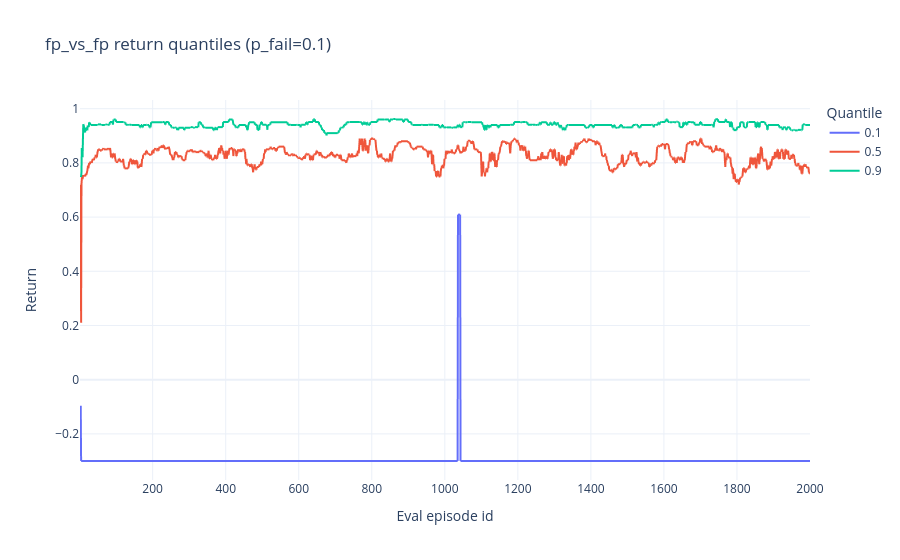

The notebook cell saved with this chart:
### Markdown cell above
## 6. Return quantiles over evaluation

### Code cell
if ep_df.empty:
    print('No episode data for quantiles.')
else:
    quant_df = rolling_return_quantiles(ep_df, window=ROLL_WINDOW, quantiles=(0.1,0.5,0.9))
    for run in quant_df['run'].unique():
        for pf in sorted(quant_df.loc[quant_df['run']==run, 'p_fail'].dropna().unique()):
            sub = quant_df.loc[(quant_df['run']==run) & (quant_df['p_fail']==pf)]
            if sub.empty:
                continue
            fig = px.line(
                sub,
                x='eval_episode_id',
                y='value',
                color='quantile',
                title=f"{run} return quantiles (p_fail={pf})",
                labels={'eval_episode_id': 'Eval episode id', 'value': 'Return', 'quantile': 'Quantile'},
            )
            fig.update_layout(template='plotly_white')
            fig.show()
    print('Return quantile plots generated per run/p_fail.')

### Figure 1 — Plotly figure (JSON) as saved in the notebook; plotly's stock layout.template omitted (floating-point values rounded to 4 significant figures; data arrays with more than 128 entries replaced by an {"elided": "..."} marker saying what was removed)
{"data": [{"hovertemplate": "Quantile=0.1<br>Eval episode id=%{x}<br>Return=%{y}<extra></extra>", "legendgroup": "0.1", "line": {"color": "#636efa", "dash": "solid"}, "marker": {"symbol": "circle"}, "mode": "lines", "name": "0.1", "showlegend": true, "type": "scattergl", "x": {"elided": "2000 int values"}, "xaxis": "x", "y": {"elided": "2000 float values"}, "yaxis": "y"}, {"hovertemplate": "Quantile=0.5<br>Eval episode id=%{x}<br>Return=%{y}<extra></extra>", "legendgroup": "0.5", "line": {"color": "#EF553B", "dash": "solid"}, "marker": {"symbol": "circle"}, "mode": "lines", "name": "0.5", "showlegend": true, "type": "scattergl", "x": {"elided": "2000 int values"}, "xaxis": "x", "y": {"elided": "2000 float values"}, "yaxis": "y"}, {"hovertemplate": "Quantile=0.9<br>Eval episode id=%{x}<br>Return=%{y}<extra></extra>", "legendgroup": "0.9", "line": {"color": "#00cc96", "dash": "solid"}, "marker": {"symbol": "circle"}, "mode": "lines", "name": "0.9", "showlegend": true, "type": "scattergl", "x": {"elided": "2000 int values"}, "xaxis": "x", "y": {"elided": "2000 float values"}, "yaxis": "y"}], "layout": {"legend": {"title": {"text": "Quantile"}, "tracegroupgap": 0}, "title": {"text": "fp_vs_fp return quantiles (p_fail=0.1)"}, "xaxis": {"anchor": "y", "domain": [0, 1], "title": {"text": "Eval episode id"}}, "yaxis": {"anchor": "x", "domain": [0, 1], "title": {"text": "Return"}}}}
